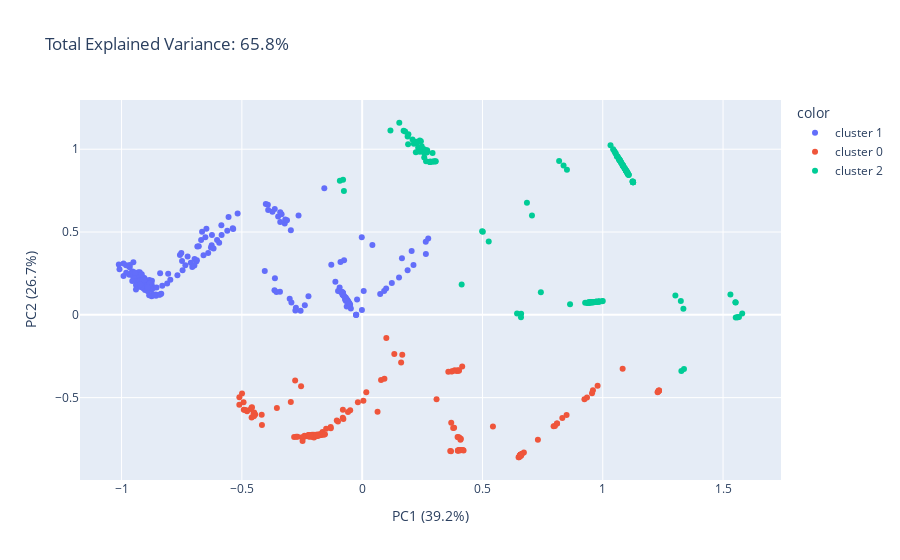

Source (notebook cell):
### Code cell
plot_pca(components=components)

### Figure 1 — Plotly figure (JSON) as saved in the notebook; plotly's stock layout.template omitted (floating-point values rounded to 4 significant figures; data arrays with more than 128 entries replaced by an {"elided": "..."} marker saying what was removed)
{"data": [{"hovertemplate": "color=cluster 1<br>PC1 (39.2%)=%{x}<br>PC2 (26.7%)=%{y}<extra></extra>", "legendgroup": "cluster 1", "marker": {"color": "#636efa", "symbol": "circle"}, "mode": "markers", "name": "cluster 1", "orientation": "v", "showlegend": true, "type": "scatter", "x": {"elided": "269 float values"}, "xaxis": "x", "y": {"elided": "269 float values"}, "yaxis": "y"}, {"hovertemplate": "color=cluster 0<br>PC1 (39.2%)=%{x}<br>PC2 (26.7%)=%{y}<extra></extra>", "legendgroup": "cluster 0", "marker": {"color": "#EF553B", "symbol": "circle"}, "mode": "markers", "name": "cluster 0", "orientation": "v", "showlegend": true, "type": "scatter", "x": {"elided": "236 float values"}, "xaxis": "x", "y": {"elided": "236 float values"}, "yaxis": "y"}, {"hovertemplate": "color=cluster 2<br>PC1 (39.2%)=%{x}<br>PC2 (26.7%)=%{y}<extra></extra>", "legendgroup": "cluster 2", "marker": {"color": "#00cc96", "symbol": "circle"}, "mode": "markers", "name": "cluster 2", "orientation": "v", "showlegend": true, "type": "scatter", "x": {"elided": "159 float values"}, "xaxis": "x", "y": {"elided": "159 float values"}, "yaxis": "y"}], "layout": {"autosize": true, "legend": {"title": {"text": "color"}, "tracegroupgap": 0}, "title": {"text": "Total Explained Variance: 65.8%"}, "xaxis": {"anchor": "y", "autorange": true, "domain": [0, 1], "range": [-1.172, 1.74], "title": {"text": "PC1 (39.2%)"}, "type": "linear"}, "yaxis": {"anchor": "x", "autorange": true, "domain": [0, 1], "range": [-1.027, 1.326], "title": {"text": "PC2 (26.7%)"}, "type": "linear"}}}
